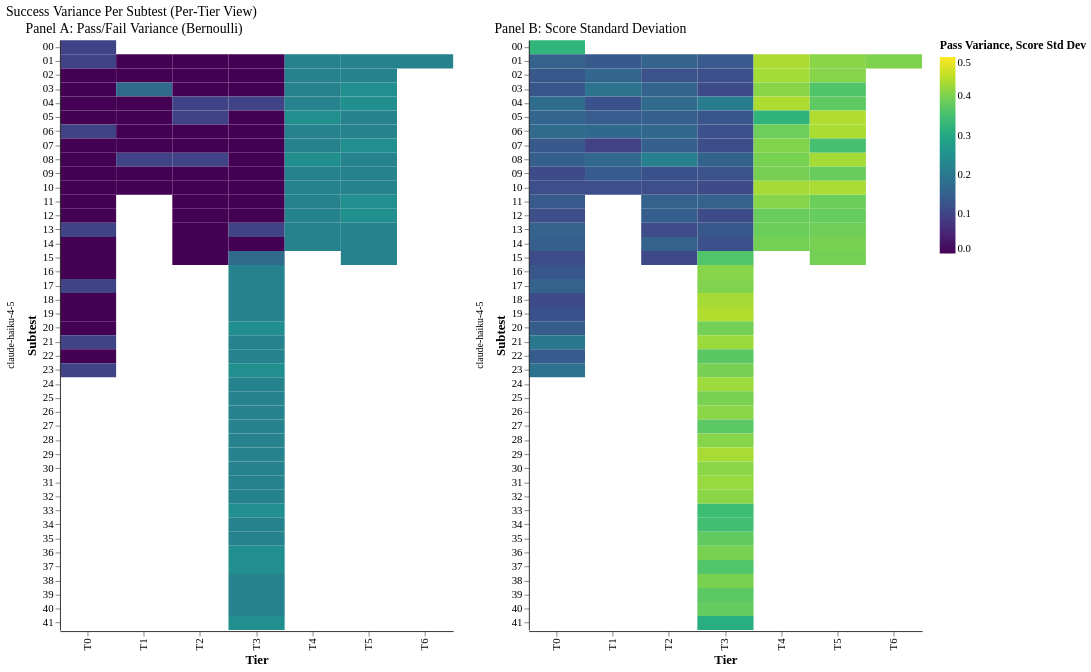

Describe this chart as a Vega-Lite specification.
### Vega-Lite specification from a JSON file in a GitHub repository (floating-point values rounded to 4 significant figures)
{"config": {"font": "serif", "axis": {"labelFontSize": 11, "titleFontSize": 13, "gridColor": "#e0e0e0", "domainColor": "#333333"}, "legend": {"labelFontSize": 11, "titleFontSize": 12}, "title": {"fontSize": 14, "anchor": "start", "fontWeight": "normal"}, "view": {"stroke": null, "continuousWidth": 400, "continuousHeight": 300}, "mark": {"tooltip": true}}, "hconcat": [{"facet": {"row": {"field": "agent_model", "title": null, "type": "nominal"}}, "spec": {"mark": {"type": "rect"}, "encoding": {"color": {"field": "pass_variance", "scale": {"domain": [0, 0.25], "scheme": "viridis"}, "title": "Pass Variance", "type": "quantitative"}, "tooltip": [{"field": "tier", "title": "Tier", "type": "ordinal"}, {"field": "subtest", "title": "Subtest", "type": "ordinal"}, {"field": "pass_variance", "format": ".3f", "title": "Pass Variance", "type": "quantitative"}, {"field": "n_runs", "title": "Runs", "type": "quantitative"}], "x": {"field": "tier", "sort": ["T0", "T1", "T2", "T3", "T4", "T5", "T6"], "title": "Tier", "type": "ordinal"}, "y": {"field": "subtest", "sort": "ascending", "title": "Subtest", "type": "ordinal"}}, "height": 600, "title": "Panel A: Pass/Fail Variance (Bernoulli)", "width": 400}, "resolve": {"scale": {"y": "independent"}}}, {"facet": {"row": {"field": "agent_model", "title": null, "type": "nominal"}}, "spec": {"mark": {"type": "rect"}, "encoding": {"color": {"field": "score_std", "scale": {"domain": [0, 0.5], "scheme": "plasma"}, "title": "Score Std Dev", "type": "quantitative"}, "tooltip": [{"field": "tier", "title": "Tier", "type": "ordinal"}, {"field": "subtest", "title": "Subtest", "type": "ordinal"}, {"field": "score_std", "format": ".3f", "title": "Score Std Dev", "type": "quantitative"}, {"field": "n_runs", "title": "Runs", "type": "quantitative"}], "x": {"field": "tier", "sort": ["T0", "T1", "T2", "T3", "T4", "T5", "T6"], "title": "Tier", "type": "ordinal"}, "y": {"field": "subtest", "sort": "ascending", "title": "Subtest", "type": "ordinal"}}, "height": 600, "title": "Panel B: Score Standard Deviation", "width": 400}, "resolve": {"scale": {"y": "independent"}}}], "data": {"name": "data-1945a56bb2773422fbac6869acb60e29"}, "title": "Success Variance Per Subtest (Per-Tier View)", "$schema": "https://vega.github.io/schema/vega-lite/v6.1.0.json", "datasets": {"data-1945a56bb2773422fbac6869acb60e29": [{"agent_model": "claude-haiku-4-5", "tier": "T0", "subtest": "00", "pass_variance": 0.09877, "score_std": 0.3288, "n_runs": 9}, {"agent_model": "claude-haiku-4-5", "tier": "T0", "subtest": "01", "pass_variance": 0.09877, "score_std": 0.1537, "n_runs": 9}, {"agent_model": "claude-haiku-4-5", "tier": "T0", "subtest": "02", "pass_variance": 0.0, "score_std": 0.1371, "n_runs": 9}, {"agent_model": "claude-haiku-4-5", "tier": "T0", "subtest": "03", "pass_variance": 0.0, "score_std": 0.1329, "n_runs": 9}, {"agent_model": "claude-haiku-4-5", "tier": "T0", "subtest": "04", "pass_variance": 0.0, "score_std": 0.1762, "n_runs": 9}, {"agent_model": "claude-haiku-4-5", "tier": "T0", "subtest": "05", "pass_variance": 0.0, "score_std": 0.1627, "n_runs": 9}, {"agent_model": "claude-haiku-4-5", "tier": "T0", "subtest": "06", "pass_variance": 0.09877, "score_std": 0.1728, "n_runs": 9}, {"agent_model": "claude-haiku-4-5", "tier": "T0", "subtest": "07", "pass_variance": 0.0, "score_std": 0.1381, "n_runs": 9}, {"agent_model": "claude-haiku-4-5", "tier": "T0", "subtest": "08", "pass_variance": 0.0, "score_std": 0.1492, "n_runs": 9}, {"agent_model": "claude-haiku-4-5", "tier": "T0", "subtest": "09", "pass_variance": 0.0, "score_std": 0.1111, "n_runs": 9}, {"agent_model": "claude-haiku-4-5", "tier": "T0", "subtest": "10", "pass_variance": 0.0, "score_std": 0.1197, "n_runs": 9}, {"agent_model": "claude-haiku-4-5", "tier": "T0", "subtest": "11", "pass_variance": 0.0, "score_std": 0.1393, "n_runs": 9}, {"agent_model": "claude-haiku-4-5", "tier": "T0", "subtest": "12", "pass_variance": 0.0, "score_std": 0.1173, "n_runs": 9}, {"agent_model": "claude-haiku-4-5", "tier": "T0", "subtest": "13", "pass_variance": 0.09877, "score_std": 0.1556, "n_runs": 9}, {"agent_model": "claude-haiku-4-5", "tier": "T0", "subtest": "14", "pass_variance": 0.0, "score_std": 0.1507, "n_runs": 9}, {"agent_model": "claude-haiku-4-5", "tier": "T0", "subtest": "15", "pass_variance": 0.0, "score_std": 0.115, "n_runs": 9}, {"agent_model": "claude-haiku-4-5", "tier": "T0", "subtest": "16", "pass_variance": 0.0, "score_std": 0.134, "n_runs": 9}, {"agent_model": "claude-haiku-4-5", "tier": "T0", "subtest": "17", "pass_variance": 0.09877, "score_std": 0.1518, "n_runs": 9}, {"agent_model": "claude-haiku-4-5", "tier": "T0", "subtest": "18", "pass_variance": 0.0, "score_std": 0.1124, "n_runs": 9}, {"agent_model": "claude-haiku-4-5", "tier": "T0", "subtest": "19", "pass_variance": 0.0, "score_std": 0.1238, "n_runs": 9}, {"agent_model": "claude-haiku-4-5", "tier": "T0", "subtest": "20", "pass_variance": 0.0, "score_std": 0.1468, "n_runs": 9}, {"agent_model": "claude-haiku-4-5", "tier": "T0", "subtest": "21", "pass_variance": 0.09877, "score_std": 0.2007, "n_runs": 9}, {"agent_model": "claude-haiku-4-5", "tier": "T0", "subtest": "22", "pass_variance": 0.0, "score_std": 0.144, "n_runs": 9}, {"agent_model": "claude-haiku-4-5", "tier": "T0", "subtest": "23", "pass_variance": 0.09877, "score_std": 0.1873, "n_runs": 9}, {"agent_model": "claude-haiku-4-5", "tier": "T1", "subtest": "01", "pass_variance": 0.0, "score_std": 0.1379, "n_runs": 9}, {"agent_model": "claude-haiku-4-5", "tier": "T1", "subtest": "02", "pass_variance": 0.0, "score_std": 0.1626, "n_runs": 9}, {"agent_model": "claude-haiku-4-5", "tier": "T1", "subtest": "03", "pass_variance": 0.1728, "score_std": 0.1915, "n_runs": 9}, {"agent_model": "claude-haiku-4-5", "tier": "T1", "subtest": "04", "pass_variance": 0.0, "score_std": 0.123, "n_runs": 9}, {"agent_model": "claude-haiku-4-5", "tier": "T1", "subtest": "05", "pass_variance": 0.0, "score_std": 0.1428, "n_runs": 9}, {"agent_model": "claude-haiku-4-5", "tier": "T1", "subtest": "06", "pass_variance": 0.0, "score_std": 0.166, "n_runs": 9}, {"agent_model": "claude-haiku-4-5", "tier": "T1", "subtest": "07", "pass_variance": 0.0, "score_std": 0.09443, "n_runs": 9}, {"agent_model": "claude-haiku-4-5", "tier": "T1", "subtest": "08", "pass_variance": 0.09877, "score_std": 0.1642, "n_runs": 9}, {"agent_model": "claude-haiku-4-5", "tier": "T1", "subtest": "09", "pass_variance": 0.0, "score_std": 0.1409, "n_runs": 9}, {"agent_model": "claude-haiku-4-5", "tier": "T1", "subtest": "10", "pass_variance": 0.0, "score_std": 0.1168, "n_runs": 9}, {"agent_model": "claude-haiku-4-5", "tier": "T2", "subtest": "01", "pass_variance": 0.0, "score_std": 0.1556, "n_runs": 9}, {"agent_model": "claude-haiku-4-5", "tier": "T2", "subtest": "02", "pass_variance": 0.0, "score_std": 0.1241, "n_runs": 9}, {"agent_model": "claude-haiku-4-5", "tier": "T2", "subtest": "03", "pass_variance": 0.0, "score_std": 0.159, "n_runs": 9}, {"agent_model": "claude-haiku-4-5", "tier": "T2", "subtest": "04", "pass_variance": 0.09877, "score_std": 0.1719, "n_runs": 9}, {"agent_model": "claude-haiku-4-5", "tier": "T2", "subtest": "05", "pass_variance": 0.09877, "score_std": 0.1489, "n_runs": 9}, {"agent_model": "claude-haiku-4-5", "tier": "T2", "subtest": "06", "pass_variance": 0.0, "score_std": 0.1637, "n_runs": 9}, {"agent_model": "claude-haiku-4-5", "tier": "T2", "subtest": "07", "pass_variance": 0.0, "score_std": 0.1508, "n_runs": 9}, {"agent_model": "claude-haiku-4-5", "tier": "T2", "subtest": "08", "pass_variance": 0.09877, "score_std": 0.2142, "n_runs": 9}, {"agent_model": "claude-haiku-4-5", "tier": "T2", "subtest": "09", "pass_variance": 0.0, "score_std": 0.1237, "n_runs": 9}, {"agent_model": "claude-haiku-4-5", "tier": "T2", "subtest": "10", "pass_variance": 0.0, "score_std": 0.1198, "n_runs": 9}, {"agent_model": "claude-haiku-4-5", "tier": "T2", "subtest": "11", "pass_variance": 0.0, "score_std": 0.1537, "n_runs": 9}, {"agent_model": "claude-haiku-4-5", "tier": "T2", "subtest": "12", "pass_variance": 0.0, "score_std": 0.1467, "n_runs": 9}, {"agent_model": "claude-haiku-4-5", "tier": "T2", "subtest": "13", "pass_variance": 0.0, "score_std": 0.114, "n_runs": 9}, {"agent_model": "claude-haiku-4-5", "tier": "T2", "subtest": "14", "pass_variance": 0.0, "score_std": 0.1547, "n_runs": 9}, {"agent_model": "claude-haiku-4-5", "tier": "T2", "subtest": "15", "pass_variance": 0.0, "score_std": 0.1064, "n_runs": 9}, {"agent_model": "claude-haiku-4-5", "tier": "T3", "subtest": "01", "pass_variance": 0.0, "score_std": 0.1395, "n_runs": 9}, {"agent_model": "claude-haiku-4-5", "tier": "T3", "subtest": "02", "pass_variance": 0.0, "score_std": 0.1223, "n_runs": 9}, {"agent_model": "claude-haiku-4-5", "tier": "T3", "subtest": "03", "pass_variance": 0.0, "score_std": 0.1116, "n_runs": 9}, {"agent_model": "claude-haiku-4-5", "tier": "T3", "subtest": "04", "pass_variance": 0.09877, "score_std": 0.2072, "n_runs": 9}, {"agent_model": "claude-haiku-4-5", "tier": "T3", "subtest": "05", "pass_variance": 0.0, "score_std": 0.1304, "n_runs": 9}, {"agent_model": "claude-haiku-4-5", "tier": "T3", "subtest": "06", "pass_variance": 0.0, "score_std": 0.1215, "n_runs": 9}, {"agent_model": "claude-haiku-4-5", "tier": "T3", "subtest": "07", "pass_variance": 0.0, "score_std": 0.1155, "n_runs": 9}, {"agent_model": "claude-haiku-4-5", "tier": "T3", "subtest": "08", "pass_variance": 0.0, "score_std": 0.1563, "n_runs": 9}, {"agent_model": "claude-haiku-4-5", "tier": "T3", "subtest": "09", "pass_variance": 0.0, "score_std": 0.1249, "n_runs": 9}, {"agent_model": "claude-haiku-4-5", "tier": "T3", "subtest": "10", "pass_variance": 0.0, "score_std": 0.1123, "n_runs": 9}, {"agent_model": "claude-haiku-4-5", "tier": "T3", "subtest": "11", "pass_variance": 0.0, "score_std": 0.154, "n_runs": 9}, {"agent_model": "claude-haiku-4-5", "tier": "T3", "subtest": "12", "pass_variance": 0.0, "score_std": 0.1122, "n_runs": 9}, {"agent_model": "claude-haiku-4-5", "tier": "T3", "subtest": "13", "pass_variance": 0.09877, "score_std": 0.1367, "n_runs": 9}, {"agent_model": "claude-haiku-4-5", "tier": "T3", "subtest": "14", "pass_variance": 0.0, "score_std": 0.1229, "n_runs": 9}, {"agent_model": "claude-haiku-4-5", "tier": "T3", "subtest": "15", "pass_variance": 0.1728, "score_std": 0.3649, "n_runs": 9}, {"agent_model": "claude-haiku-4-5", "tier": "T3", "subtest": "16", "pass_variance": 0.2222, "score_std": 0.4103, "n_runs": 9}, {"agent_model": "claude-haiku-4-5", "tier": "T3", "subtest": "17", "pass_variance": 0.2222, "score_std": 0.4054, "n_runs": 9}, {"agent_model": "claude-haiku-4-5", "tier": "T3", "subtest": "18", "pass_variance": 0.2222, "score_std": 0.4337, "n_runs": 9}, {"agent_model": "claude-haiku-4-5", "tier": "T3", "subtest": "19", "pass_variance": 0.2222, "score_std": 0.4423, "n_runs": 9}, {"agent_model": "claude-haiku-4-5", "tier": "T3", "subtest": "20", "pass_variance": 0.2469, "score_std": 0.3942, "n_runs": 9}, {"agent_model": "claude-haiku-4-5", "tier": "T3", "subtest": "21", "pass_variance": 0.2222, "score_std": 0.4265, "n_runs": 9}, {"agent_model": "claude-haiku-4-5", "tier": "T3", "subtest": "22", "pass_variance": 0.2222, "score_std": 0.3724, "n_runs": 9}, {"agent_model": "claude-haiku-4-5", "tier": "T3", "subtest": "23", "pass_variance": 0.2469, "score_std": 0.3978, "n_runs": 9}, {"agent_model": "claude-haiku-4-5", "tier": "T3", "subtest": "24", "pass_variance": 0.2222, "score_std": 0.4275, "n_runs": 9}, {"agent_model": "claude-haiku-4-5", "tier": "T3", "subtest": "25", "pass_variance": 0.2222, "score_std": 0.3984, "n_runs": 9}, {"agent_model": "claude-haiku-4-5", "tier": "T3", "subtest": "26", "pass_variance": 0.2222, "score_std": 0.4127, "n_runs": 9}, {"agent_model": "claude-haiku-4-5", "tier": "T3", "subtest": "27", "pass_variance": 0.2222, "score_std": 0.3739, "n_runs": 9}, {"agent_model": "claude-haiku-4-5", "tier": "T3", "subtest": "28", "pass_variance": 0.2222, "score_std": 0.4083, "n_runs": 9}, {"agent_model": "claude-haiku-4-5", "tier": "T3", "subtest": "29", "pass_variance": 0.2222, "score_std": 0.4353, "n_runs": 9}, {"agent_model": "claude-haiku-4-5", "tier": "T3", "subtest": "30", "pass_variance": 0.2222, "score_std": 0.4131, "n_runs": 9}, {"agent_model": "claude-haiku-4-5", "tier": "T3", "subtest": "31", "pass_variance": 0.2222, "score_std": 0.423, "n_runs": 9}, {"agent_model": "claude-haiku-4-5", "tier": "T3", "subtest": "32", "pass_variance": 0.2222, "score_std": 0.4134, "n_runs": 9}, {"agent_model": "claude-haiku-4-5", "tier": "T3", "subtest": "33", "pass_variance": 0.2469, "score_std": 0.343, "n_runs": 9}, {"agent_model": "claude-haiku-4-5", "tier": "T3", "subtest": "34", "pass_variance": 0.2222, "score_std": 0.3489, "n_runs": 9}, {"agent_model": "claude-haiku-4-5", "tier": "T3", "subtest": "35", "pass_variance": 0.2222, "score_std": 0.3775, "n_runs": 9}, {"agent_model": "claude-haiku-4-5", "tier": "T3", "subtest": "36", "pass_variance": 0.2469, "score_std": 0.399, "n_runs": 9}, {"agent_model": "claude-haiku-4-5", "tier": "T3", "subtest": "37", "pass_variance": 0.2469, "score_std": 0.3646, "n_runs": 9}, {"agent_model": "claude-haiku-4-5", "tier": "T3", "subtest": "38", "pass_variance": 0.2222, "score_std": 0.3989, "n_runs": 9}, {"agent_model": "claude-haiku-4-5", "tier": "T3", "subtest": "39", "pass_variance": 0.2222, "score_std": 0.3733, "n_runs": 9}, {"agent_model": "claude-haiku-4-5", "tier": "T3", "subtest": "40", "pass_variance": 0.2222, "score_std": 0.3805, "n_runs": 9}, {"agent_model": "claude-haiku-4-5", "tier": "T3", "subtest": "41", "pass_variance": 0.2469, "score_std": 0.3128, "n_runs": 9}, {"agent_model": "claude-haiku-4-5", "tier": "T4", "subtest": "01", "pass_variance": 0.2222, "score_std": 0.4384, "n_runs": 9}, {"agent_model": "claude-haiku-4-5", "tier": "T4", "subtest": "02", "pass_variance": 0.2222, "score_std": 0.4319, "n_runs": 9}, {"agent_model": "claude-haiku-4-5", "tier": "T4", "subtest": "03", "pass_variance": 0.2222, "score_std": 0.412, "n_runs": 9}, {"agent_model": "claude-haiku-4-5", "tier": "T4", "subtest": "04", "pass_variance": 0.2222, "score_std": 0.4388, "n_runs": 9}, {"agent_model": "claude-haiku-4-5", "tier": "T4", "subtest": "05", "pass_variance": 0.2469, "score_std": 0.3271, "n_runs": 9}, {"agent_model": "claude-haiku-4-5", "tier": "T4", "subtest": "06", "pass_variance": 0.2222, "score_std": 0.3895, "n_runs": 9}, {"agent_model": "claude-haiku-4-5", "tier": "T4", "subtest": "07", "pass_variance": 0.2222, "score_std": 0.4067, "n_runs": 9}, {"agent_model": "claude-haiku-4-5", "tier": "T4", "subtest": "08", "pass_variance": 0.2469, "score_std": 0.399, "n_runs": 9}, {"agent_model": "claude-haiku-4-5", "tier": "T4", "subtest": "09", "pass_variance": 0.2222, "score_std": 0.3973, "n_runs": 9}, {"agent_model": "claude-haiku-4-5", "tier": "T4", "subtest": "10", "pass_variance": 0.2222, "score_std": 0.4334, "n_runs": 9}, {"agent_model": "claude-haiku-4-5", "tier": "T4", "subtest": "11", "pass_variance": 0.2222, "score_std": 0.4102, "n_runs": 9}, {"agent_model": "claude-haiku-4-5", "tier": "T4", "subtest": "12", "pass_variance": 0.2222, "score_std": 0.3853, "n_runs": 9}, {"agent_model": "claude-haiku-4-5", "tier": "T4", "subtest": "13", "pass_variance": 0.2222, "score_std": 0.3875, "n_runs": 9}, {"agent_model": "claude-haiku-4-5", "tier": "T4", "subtest": "14", "pass_variance": 0.2222, "score_std": 0.3946, "n_runs": 9}, {"agent_model": "claude-haiku-4-5", "tier": "T5", "subtest": "01", "pass_variance": 0.2222, "score_std": 0.4119, "n_runs": 9}, {"agent_model": "claude-haiku-4-5", "tier": "T5", "subtest": "02", "pass_variance": 0.2222, "score_std": 0.4084, "n_runs": 9}, {"agent_model": "claude-haiku-4-5", "tier": "T5", "subtest": "03", "pass_variance": 0.2469, "score_std": 0.3638, "n_runs": 9}, {"agent_model": "claude-haiku-4-5", "tier": "T5", "subtest": "04", "pass_variance": 0.2469, "score_std": 0.376, "n_runs": 9}, {"agent_model": "claude-haiku-4-5", "tier": "T5", "subtest": "05", "pass_variance": 0.2222, "score_std": 0.4411, "n_runs": 9}, {"agent_model": "claude-haiku-4-5", "tier": "T5", "subtest": "06", "pass_variance": 0.2222, "score_std": 0.4375, "n_runs": 9}, {"agent_model": "claude-haiku-4-5", "tier": "T5", "subtest": "07", "pass_variance": 0.2469, "score_std": 0.3527, "n_runs": 9}, {"agent_model": "claude-haiku-4-5", "tier": "T5", "subtest": "08", "pass_variance": 0.2222, "score_std": 0.4336, "n_runs": 9}, {"agent_model": "claude-haiku-4-5", "tier": "T5", "subtest": "09", "pass_variance": 0.2222, "score_std": 0.3849, "n_runs": 9}, {"agent_model": "claude-haiku-4-5", "tier": "T5", "subtest": "10", "pass_variance": 0.2222, "score_std": 0.4359, "n_runs": 9}, {"agent_model": "claude-haiku-4-5", "tier": "T5", "subtest": "11", "pass_variance": 0.2469, "score_std": 0.3876, "n_runs": 9}, {"agent_model": "claude-haiku-4-5", "tier": "T5", "subtest": "12", "pass_variance": 0.2469, "score_std": 0.3826, "n_runs": 9}, {"agent_model": "claude-haiku-4-5", "tier": "T5", "subtest": "13", "pass_variance": 0.2222, "score_std": 0.3902, "n_runs": 9}, {"agent_model": "claude-haiku-4-5", "tier": "T5", "subtest": "14", "pass_variance": 0.2222, "score_std": 0.3993, "n_runs": 9}, {"agent_model": "claude-haiku-4-5", "tier": "T5", "subtest": "15", "pass_variance": 0.2222, "score_std": 0.3951, "n_runs": 9}, {"agent_model": "claude-haiku-4-5", "tier": "T6", "subtest": "01", "pass_variance": 0.2222, "score_std": 0.4034, "n_runs": 9}]}}
